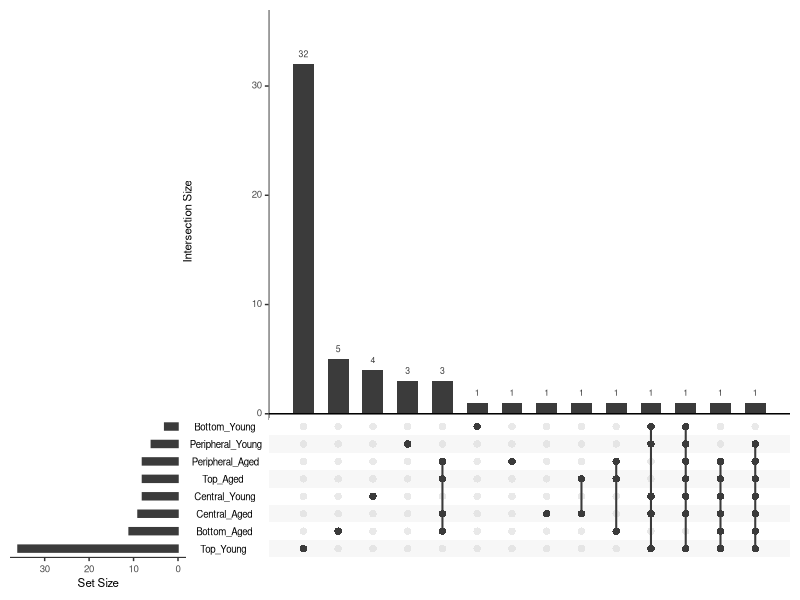
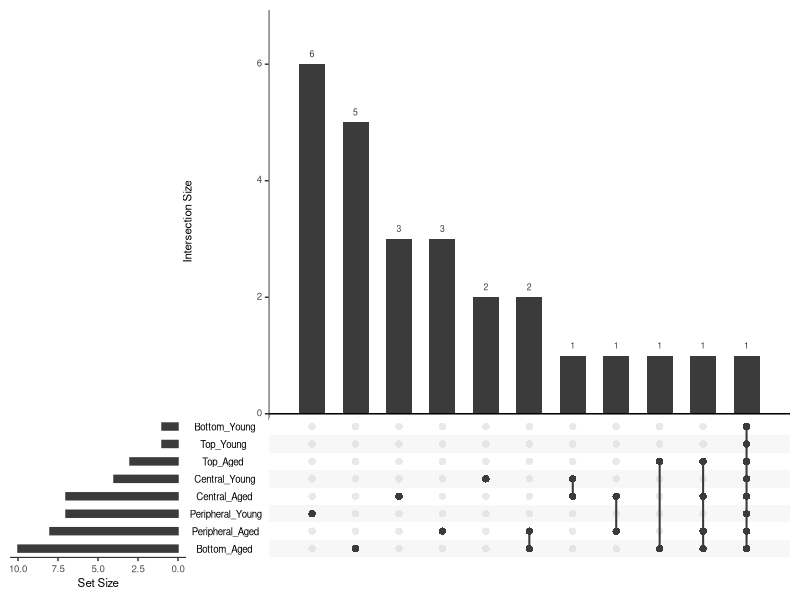

Write R code to recreate these figures, in order.
# =============================================================================
# Script 7 (female vs male): UpSet plots of sex DEPs across the 8 age x region
#                            subgroups (multiple-factor model)
# =============================================================================
#
# Purpose:
#   Show how the sex DEPs of Script_6 overlap between the 8 age x region
#   subgroups (Bottom / Central / Peripheral / Top x Aged / Young), separately
#   for proteins higher in females and proteins higher in males, and export
#   the protein lists behind each UpSet bar.
#   (Aged = 7-11m; Young = 7w.)
#
# Input (in this folder):
#   - Female vs male DEP in 8 pairwise groups.xlsx
#       Gene symbols of the sex DEPs from Script_6 (female.vs.male4: FDR < 0.05
#       and |log2 FC| > log2(1.5)), one column per subgroup (bottom_aged,
#       central_aged, peri_aged, top_aged, bottom_young, central_young,
#       peri_young, top_young):
#         "8 groups up in female": Female > Male (11/9/8/8/3/8/6/36 genes)
#         "8 groups up in male":   Female < Male (10/7/8/3/1/4/7/1 genes)
#
# Outputs (written to this folder):
#   - Figure_S10a_UpSet_up_in_female.pdf   (Figure S10a)
#   - Figure_S10b_UpSet_up_in_male.pdf     (Figure S10b)
#   - protein_lists_by_intersection_female.txt / _male.txt
#       Proteins in each exact intersection (membership pattern) shown in the
#       UpSet plot, sorted by size.
#   - protein_lists_by_individual_groups_female.txt / _male.txt
#       All proteins in each of the 8 subgroups.
#   - UpSet_female_vs_male.RData
#       Full R workspace.
#
# Run in RStudio: setwd() below requires an interactive RStudio session.
# =============================================================================

# Load required packages.
# readxl: read_excel(); UpSetR: upset().
library(readxl)
library(UpSetR)

# Set the working directory to this script's folder (RStudio only).
setwd(dirname(rstudioapi::getSourceEditorContext()$path))


# Female-enriched protein sets: Figure S10a --------------------------------------
female_group <- read_excel(
  "Female vs male DEP in 8 pairwise groups.xlsx",
  sheet = "8 groups up in female"
)

# Extract protein lists for the eight age-by-region groups.
Bottom_Aged <- female_group$bottom_aged
Central_Aged <- female_group$central_aged
Peri_Aged <- female_group$peri_aged
Top_Aged <- female_group$top_aged

Bottom_Young <- female_group$bottom_young
Central_Young <- female_group$central_young
Peri_Young <- female_group$peri_young
Top_Young <- female_group$top_young

# Remove missing entries from each protein list.
Bottom_Aged <- Bottom_Aged[!is.na(Bottom_Aged)]
Central_Aged <- Central_Aged[!is.na(Central_Aged)]
Peri_Aged <- Peri_Aged[!is.na(Peri_Aged)]
Top_Aged <- Top_Aged[!is.na(Top_Aged)]

Bottom_Young <- Bottom_Young[!is.na(Bottom_Young)]
Central_Young <- Central_Young[!is.na(Central_Young)]
Peri_Young <- Peri_Young[!is.na(Peri_Young)]
Top_Young <- Top_Young[!is.na(Top_Young)]

# Build a binary membership matrix for the eight age-by-region groups.
# Collect unique proteins across all eight groups.
all_proteins_female <- unique(c(
  Bottom_Aged, Central_Aged, Peri_Aged, Top_Aged,
  Bottom_Young, Central_Young, Peri_Young, Top_Young
))

# Initialize the matrix with proteins as rows and groups as columns.
binary_matrix_female <- matrix(0, nrow = length(all_proteins_female), ncol = 8)
rownames(binary_matrix_female) <- all_proteins_female
colnames(binary_matrix_female) <- c(
  "Bottom_Aged", "Central_Aged", "Peripheral_Aged", "Top_Aged",
  "Bottom_Young", "Central_Young", "Peripheral_Young", "Top_Young"
)

# Mark membership in each group with 1.
binary_matrix_female[Bottom_Aged, "Bottom_Aged"] <- 1
binary_matrix_female[Central_Aged, "Central_Aged"] <- 1
binary_matrix_female[Peri_Aged, "Peripheral_Aged"] <- 1
binary_matrix_female[Top_Aged, "Top_Aged"] <- 1
binary_matrix_female[Bottom_Young, "Bottom_Young"] <- 1
binary_matrix_female[Central_Young, "Central_Young"] <- 1
binary_matrix_female[Peri_Young, "Peripheral_Young"] <- 1
binary_matrix_female[Top_Young, "Top_Young"] <- 1

# Convert to a data frame for UpSetR.
upset_data_female <- as.data.frame(binary_matrix_female)

# Make Figure S10a.
upset_plot_female <- upset(
  upset_data_female,
  nsets = 8,
  order.by = "freq"
)

# Save Figure S10a without an extra blank page.
pdf("Figure_S10a_UpSet_up_in_female.pdf", width = 10, height = 7)
print(upset_plot_female, newpage = FALSE)
dev.off()


# Export female-enriched protein lists ------------------------------------------

# Use the membership data frame to identify exact intersections.
protein_df <- upset_data_female

# Identify observed membership patterns, excluding empty patterns.
intersection_patterns <- unique(protein_df)
intersection_patterns <- intersection_patterns[rowSums(intersection_patterns) > 0, ]

# Initialize containers for intersection protein lists and labels.
intersection_protein_lists <- list()
intersection_names <- c()

# Match proteins to each exact membership pattern.
for (i in seq_len(nrow(intersection_patterns))) {
  pattern <- intersection_patterns[i, ]

  # Collect proteins with the same membership across all eight groups.
  matching_proteins <- c()
  for (j in seq_len(nrow(protein_df))) {
    if (identical(as.numeric(protein_df[j, ]), as.numeric(pattern))) {
      matching_proteins <- c(matching_proteins, rownames(protein_df)[j])
    }
  }

  # Label the active groups for this exact intersection.
  active_groups <- names(pattern)[pattern == 1]
  if (length(active_groups) == 1) {
    intersection_name <- paste("Only", active_groups)
  } else {
    intersection_name <- paste(active_groups, collapse = " ∩ ")
  }

  intersection_protein_lists[[i]] <- matching_proteins
  intersection_names[i] <- intersection_name
}

# Sort intersections by decreasing protein count.
intersection_sizes <- sapply(intersection_protein_lists, length)
sorted_indices <- order(intersection_sizes, decreasing = TRUE)

# Export exact intersection labels, counts, and protein lists.
output_file <- "protein_lists_by_intersection_female.txt"
sink(output_file)
cat("PROTEIN LISTS FOR EACH INTERSECTION GROUP IN UPSET PLOT (FEMALE DATA)\n")
cat(paste(rep("=", 80), collapse = ""), "\n\n")

for (i in sorted_indices) {
  cat("INTERSECTION GROUP", which(sorted_indices == i), ":", intersection_names[i], "\n")
  cat("Number of proteins:", length(intersection_protein_lists[[i]]), "\n")
  cat("Proteins:\n")
  if (length(intersection_protein_lists[[i]]) > 0) {
    cat(intersection_protein_lists[[i]], sep = "\n")
  } else {
    cat("(No proteins in this intersection)\n")
  }
  cat("\n", paste(rep("=", 50), collapse = ""), "\n\n")
}
sink()

# Export the complete protein list for each individual group.
output_file2 <- "protein_lists_by_individual_groups_female.txt"
sink(output_file2)
categories <- colnames(protein_df)
for (i in seq_along(categories)) {
  proteins_in_category <- rownames(protein_df)[protein_df[[categories[i]]] == 1]
  cat("Group:", categories[i], "\n")
  cat("Number of proteins:", length(proteins_in_category), "\n")
  cat("Proteins:\n")
  cat(proteins_in_category, sep = "\n")
  cat("\n\n")
}
sink()

cat("Intersection protein lists saved to", output_file, "\n")
cat("Individual group lists saved to", output_file2, "\n")


# Male-enriched protein sets: Figure S10b ----------------------------------------
male_group <- read_excel(
  "Female vs male DEP in 8 pairwise groups.xlsx",
  sheet = "8 groups up in male"
)

# Extract protein lists for the eight age-by-region groups.
Bottom_Aged <- male_group$bottom_aged
Central_Aged <- male_group$central_aged
Peri_Aged <- male_group$peri_aged
Top_Aged <- male_group$top_aged

Bottom_Young <- male_group$bottom_young
Central_Young <- male_group$central_young
Peri_Young <- male_group$peri_young
Top_Young <- male_group$top_young

# Remove missing entries from each protein list.
Bottom_Aged <- Bottom_Aged[!is.na(Bottom_Aged)]
Central_Aged <- Central_Aged[!is.na(Central_Aged)]
Peri_Aged <- Peri_Aged[!is.na(Peri_Aged)]
Top_Aged <- Top_Aged[!is.na(Top_Aged)]

Bottom_Young <- Bottom_Young[!is.na(Bottom_Young)]
Central_Young <- Central_Young[!is.na(Central_Young)]
Peri_Young <- Peri_Young[!is.na(Peri_Young)]
Top_Young <- Top_Young[!is.na(Top_Young)]

# Build a binary membership matrix for the eight age-by-region groups.
# Collect unique proteins across all eight groups.
all_proteins_male <- unique(c(
  Bottom_Aged, Central_Aged, Peri_Aged, Top_Aged,
  Bottom_Young, Central_Young, Peri_Young, Top_Young
))

# Initialize the matrix with proteins as rows and groups as columns.
binary_matrix_male <- matrix(0, nrow = length(all_proteins_male), ncol = 8)
rownames(binary_matrix_male) <- all_proteins_male
colnames(binary_matrix_male) <- c(
  "Bottom_Aged", "Central_Aged", "Peripheral_Aged", "Top_Aged",
  "Bottom_Young", "Central_Young", "Peripheral_Young", "Top_Young"
)

# Mark membership in each group with 1.
binary_matrix_male[Bottom_Aged, "Bottom_Aged"] <- 1
binary_matrix_male[Central_Aged, "Central_Aged"] <- 1
binary_matrix_male[Peri_Aged, "Peripheral_Aged"] <- 1
binary_matrix_male[Top_Aged, "Top_Aged"] <- 1
binary_matrix_male[Bottom_Young, "Bottom_Young"] <- 1
binary_matrix_male[Central_Young, "Central_Young"] <- 1
binary_matrix_male[Peri_Young, "Peripheral_Young"] <- 1
binary_matrix_male[Top_Young, "Top_Young"] <- 1

# Convert to a data frame for UpSetR.
upset_data_male <- as.data.frame(binary_matrix_male)

# Make Figure S10b.
upset_plot_male <- upset(
  upset_data_male,
  nsets = 8,
  order.by = "freq"
)

# Save Figure S10b without an extra blank page.
pdf("Figure_S10b_UpSet_up_in_male.pdf", width = 10, height = 7)
print(upset_plot_male, newpage = FALSE)
dev.off()


# Export male-enriched protein lists --------------------------------------------

# Use the membership data frame to identify exact intersections.
protein_df <- upset_data_male

# Identify observed membership patterns, excluding empty patterns.
intersection_patterns <- unique(protein_df)
intersection_patterns <- intersection_patterns[rowSums(intersection_patterns) > 0, ]

# Initialize containers for intersection protein lists and labels.
intersection_protein_lists <- list()
intersection_names <- c()

# Match proteins to each exact membership pattern.
for (i in seq_len(nrow(intersection_patterns))) {
  pattern <- intersection_patterns[i, ]

  # Collect proteins with the same membership across all eight groups.
  matching_proteins <- c()
  for (j in seq_len(nrow(protein_df))) {
    if (identical(as.numeric(protein_df[j, ]), as.numeric(pattern))) {
      matching_proteins <- c(matching_proteins, rownames(protein_df)[j])
    }
  }

  # Label the active groups for this exact intersection.
  active_groups <- names(pattern)[pattern == 1]
  if (length(active_groups) == 1) {
    intersection_name <- paste("Only", active_groups)
  } else {
    intersection_name <- paste(active_groups, collapse = " ∩ ")
  }

  intersection_protein_lists[[i]] <- matching_proteins
  intersection_names[i] <- intersection_name
}

# Sort intersections by decreasing protein count.
intersection_sizes <- sapply(intersection_protein_lists, length)
sorted_indices <- order(intersection_sizes, decreasing = TRUE)

# Export exact intersection labels, counts, and protein lists.
output_file <- "protein_lists_by_intersection_male.txt"
sink(output_file)
cat("PROTEIN LISTS FOR EACH INTERSECTION GROUP IN UPSET PLOT (MALE DATA)\n")
cat(paste(rep("=", 80), collapse = ""), "\n\n")

for (i in sorted_indices) {
  cat("INTERSECTION GROUP", which(sorted_indices == i), ":", intersection_names[i], "\n")
  cat("Number of proteins:", length(intersection_protein_lists[[i]]), "\n")
  cat("Proteins:\n")
  if (length(intersection_protein_lists[[i]]) > 0) {
    cat(intersection_protein_lists[[i]], sep = "\n")
  } else {
    cat("(No proteins in this intersection)\n")
  }
  cat("\n", paste(rep("=", 50), collapse = ""), "\n\n")
}
sink()

# Export the complete protein list for each individual group.
output_file2 <- "protein_lists_by_individual_groups_male.txt"
sink(output_file2)
categories <- colnames(protein_df)
for (i in seq_along(categories)) {
  proteins_in_category <- rownames(protein_df)[protein_df[[categories[i]]] == 1]
  cat("Group:", categories[i], "\n")
  cat("Number of proteins:", length(proteins_in_category), "\n")
  cat("Proteins:\n")
  cat(proteins_in_category, sep = "\n")
  cat("\n\n")
}
sink()

cat("Intersection protein lists saved to", output_file, "\n")
cat("Individual group lists saved to", output_file2, "\n")


# Save the current workspace.
save.image("UpSet_female_vs_male.RData")
